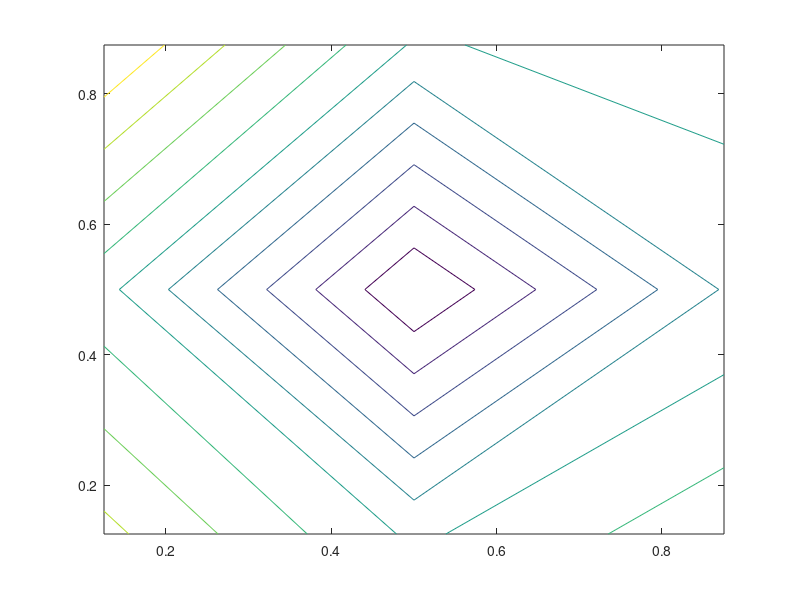

This figure's MATLAB source:
clear all
close all
clc

tic;

% This syetm that you need to solve will be singular. Matlab gives you a
% warning at each time step. To switch of this warning, remove the comment
% in the next line

warning off

% 00D#MMXIX#

% This file contains the skeleton of the program which will solve the lid
% driven cavity problem on a unit square. The parts that have to be
% supplemented are described in the assignment.
%
% The pieces that need to be filled in are indicated
%

%
% When running the code, determine a suitable time step. A too small time
% step will make the calculation very long, while for a too large time step
% the solution will blow up due to numerical instability.
%

Re = 1000;              % Reynolds number
N = 3;                 % Number of volumes in the x- and y-direction
Delta = 1/N;            % uniform spacing to be used in the mapping to compute tx


% Determine a suitable time step and stopping criterion, tol

%dt = ..;             % time step
tol = 1e-5;             % tol determines when steady state is reached and the program terminates

% wall velocities
U_wall_top = -1;
U_wall_bot = 0;
U_wall_left = 0;
U_wall_right = 0;
V_wall_top = 0;
V_wall_bot = 0;
V_wall_left = 0;
V_wall_right = 0;

%
%   Generation of a non-uniform mesh
%

%
%   tx are the coordinates of the nodal points on the outer-oriented grid
%
tx = zeros(1,N+1);
for i=1:N+1
    xi = (i-1)*Delta;
    tx(i) = 0.5*(1. - cos(pi*xi));
end

% Local mesh size on outer oriented grid
th = zeros(N,1);
th = tx(2:N+1) - tx(1:N);

%
%  x are the coordinates of the nodal points on the inner-oriented grid (including
%  endpoints 0 and 1)
%  h contains the edge lengths on the inner-oriented grid
%
x = 0.5*(tx(1:N) + tx(2:N+1));
x = [0 x 1];

h = zeros(N+1,1);
h = x(2:N+2) - x(1:N+1);


dt = min([min(h), 0.5*Re*min(h)^2]);

%
%   Initial condition u=v=0
%
%   Both u and v will be stored in one big vector called 'u'
%
%   The vector u only contains the true unknowns, not the velocities that
%   are prescribed by the boundary conditions
%
%   The vector u contains the *inner-oriented* circulations as unknowns

u = zeros(2*N*(N-1),1);

% Set up the Incindence matrix 'tE21' which connects the fluxes to the
% volumes. Use the orientation described in the assignment.


%%%%%%%%%%%%%%%%%%%%%%%%%%%%%%%%%%%%%%%%%%%%%%%
%
tE21 = sparse([]);
for i = 1:N^2
    tE21(i, i+floor((i-1)/N)) = -1;
    tE21(i, i+1+floor((i-1)/N)) = 1;
    tE21(i, (N+1)*N+i) = -1;
    tE21(i, (N+1)*N+i+N) = 1;
end 
%tE21 = sparse(tE21);
%
%%%%%%%%%%%%%%%%%%%%%%%%%%%%%%%%%%%%%%%%%%%%%%%

%
%  Inserting boundary conditions for normal velocity components
%  Multiplication by h components is done in order to obtain integral flux
%  values 



%%%%%%%%%%%%%%%%%%%%%%%%%%%%%%%%%%%%%%%%%%%%%%%
%
%    Here you need to modify the incidence matrix tE21 to include the
%    boundary conditions and store the boundary terms un u_norm (see
%    assignment
%Making indices where the boundary conditions need to be applied
for i = 1:N
    LEFT(i) = 1 + (i-1)*(N+1);
    RIGHT(i) = LEFT(i) + N;
    BOTTOM(i) = N*(N+1) + i;
    TOP(i) = BOTTOM(i) + N^2;
end

%create u_norm and remove parts of tE21
u_norm_E = sparse([]);
U_norm = sparse([]);
extra = 0;
for i = 1:N
    u_norm_E(:, i + extra) = tE21(:, LEFT(i));
    u_norm_E(:,i+1 + extra) = tE21(:, RIGHT(i));
    U_norm(i + extra,1) = U_wall_left*th(i);
    U_norm(i+1+extra,1) = U_wall_right*th(i);
    extra = extra + 1;
end
u_norm_E(:, [2*N+1:3*N]) = tE21(:, BOTTOM);
u_norm_E(:, [3*N+1:4*N]) = tE21(:, TOP);
U_norm([2*N+1:3*N],1) = V_wall_bot.*th(1:N);
U_norm([3*N+1:4*N],1) = V_wall_top.*th(1:N);

tE21(:,[LEFT, RIGHT, TOP, BOTTOM]) = [];
u_norm = u_norm_E*U_norm;
%
%%%%%%%%%%%%%%%%%%%%%%%%%%%%%%%%%%%%%%%%%%%%%%%

% Setting up simple Hodge matrix which converts the fluxes on the
% outer-oriented grid to circulation on the inner-oriented grid. Assume
% that the fluxes and circulation are constant over each 1-cell. This will
% give a diagonal Hodge matrix. Call this Hodge matrix 'H1t1'


%%%%%%%%%%%%%%%%%%%%%%%%%%%%%%%%%%%%%%%%%%%%%%%
%
%    Here you need to construct the incidence matrix H1t1
H1t1 = spdiags(ones(2*N*(N+1),1),0, 2*N*(N+1),2*N*(N+1));
% for i = 1:N*(N+1)
%     H1t1(i+floor((i-1)/(N)),i) = 1;
%     H1t1(i+1+floor((i-1)/(N)),i) = 1;
% end
% for i = N*(N+1)+1:2*N*(N+1)
%     H1t1(i-N*(N+1),i) = -1;
%     H1t1(i-(N-1)*(N+1),i) = 1;
% end  
%
%%%%%%%%%%%%%%%%%%%%%%%%%%%%%%%%%%%%%%%%%%%%%%%

% Hu_norm is the vector which will contain the Hodge of the prescribed
% normal fluxes. Calculate the vector 'Hu_norm'

%Vector ubc_norm containing fluxes of prescribed velocities is reused

%%%%%%%%%%%%%%%%%%%%%%%%%%%%%%%%%%%%%%%%%%%%%%%
%
%    Multiply H1t1 with u_norm to het Hu_norm
%

%%%%%%%%%%%%%%%%%%%%%%%%%%%%%%%%%%%%%%%%%%%%%%%
    

%  Remove corresponding row and columns from the Hodge matrix and also
%  remove the corresp0onding 'rows' from Hu_norm

%%%%%%%%%%%%%%%%%%%%%%%%%%%%%%%%%%%%%%%%%%%%%%%
%
%    Remove rows and colums in H1t1 and Hu_norm for prescribed values
%
  
for i = 1:N
    BOTTOM(i) = i;
    LEFT(i) = N*(N+1) + 1+(i-1)*(N+1);
    RIGHT(i) = LEFT(i) + N;
    TOP(i) = BOTTOM(i) + N^2;
end

H1t1(:,[LEFT, RIGHT, TOP, BOTTOM]) = [];
H1t1([LEFT, RIGHT, TOP, BOTTOM],:) = [];
%%%%%%%%%%%%%%%%%%%%%%%%%%%%%%%%%%%%%%%%%%%%%%%

% Set up the incidence E^{2,1} between 1-cochain circulation and 2-cochain vorticity on
% the inner-oriented (extended) grid
%
% This incidence matrix will be called 'E21' in the program
%

%%%%%%%%%%%%%%%%%%%%%%%%%%%%%%%%%%%%%%%%%%%%%%%
%
%    Set up the incidence matrix E21 on the dual grid
%
E21 = sparse([]);
for i = 1:(N+1)^2
    E21(i, i) = 1;
    E21(i, i+N+1) = -1;
    E21(i, (N+2)*(N+1)+i+floor((i-1)/(N+1))) = -1;
    E21(i, (N+2)*(N+1)+i+floor((i-1)/(N+1))+1) = 1;
end 
%%%%%%%%%%%%%%%%%%%%%%%%%%%%%%%%%%%%%%%%%%%%%%%


% Inserting prescribed tangential bundary conditions

%Vector ubc of size 2(N+2)(N+1) is constructed. It contains all the
%prescribed velocities (normal and tangential) as represented in the inner
%oriented grid.

% Remove columns from the incidence matrix E21 corresponding to both the
% prescribed tangental velocities and normal velocities


%%%%%%%%%%%%%%%%%%%%%%%%%%%%%%%%%%%%%%%%%%%%%%%
%
%    Remove prescribed values from the matrix (just as was done for tE21)
%    and store the known values in a vector u_pres
%
% for i = 1:2*N+1
%     if i < N+2
%         
%     else
%         n = i- (N+1);
%         
%     end
% end

%create u_pres and remove parts of E21

% extra = 0;
% index = [];
% for i = 1:2*N+1
%     if i < N+2
%         BOTTOM_dual(i) = i ;
%         LEFT_dual(i) = (N+2)*(N+1) + (i-1)*(N+1)+i;
%         RIGHT_dual(i) = LEFT_dual(i) + (N+1);
%         TOP_dual(i) = BOTTOM_dual(i) + (N+1)^2;
%         
%         u_pres_E(:,3*(N+1)+ i + extra) = E21(:, LEFT_dual(i));
%         u_pres_E(:,4*N+i + extra) = E21(:, RIGHT_dual(i));
%         U_pres((N+1)+3*N+1+i + extra,1) = V_wall_left;
%         U_pres((N+1)+3*N+2+i+extra,1) = V_wall_right;
%     else 
%         n = i- (N+1);
%         BOTTOM_dual(i) = (N+1)*(N+2) + n +1;
%         LEFT_dual(i) = (N+1)*n+1;
%         RIGHT_dual(i) = LEFT_dual(i) + N;
%         TOP_dual(i) = 2*(N+1)*(N+2)-(N+1)+n;
%         
%         u_pres_E(:, (N+1)*n+1 ) = E21(:, LEFT_dual(i));
%         u_pres_E(:,(N+1)*n+1+N) = E21(:, RIGHT_dual(i));
%         U_pres(3*N+i + extra,1) = V_wall_left;
%         U_pres(4*N+i+extra,1) = V_wall_right;
%         
%     end
%     extra = extra + 1;
% end
% u_pres_E(:, [1:2*N+1]) = E21(:, BOTTOM_dual);
% u_pres_E(:, [2*(N+1):3*(N+1)]) = E21(:, TOP_dual);
% U_pres([1:2*N+1],1) = U_wall_bot;
% U_pres([(N+1)+2*N+1:(N+1)+3*N+1],1) = U_wall_top;
% 
% E21(:,[LEFT_dual, RIGHT_dual, TOP_dual, BOTTOM_dual]) = [];
% u_pres = u_pres_E*U_pres;
extra = 0;
for i = 1:2*N+1
    if i < N+2
        BOTTOM_dual(i) = i;
        LEFT_dual(i) = (N+2)*(N+1) + (i-1)*(N+1)+i;
        RIGHT_dual(i) = LEFT_dual(i) + (N+1);
        TOP_dual(i) = BOTTOM_dual(i) + (N+1)^2; 
    else 
        n = i- (N+1);
        BOTTOM_dual(i) = (N+1)*(N+2) + n +1;
        LEFT_dual(i) = (N+1)*n+1;
        RIGHT_dual(i) = LEFT_dual(i) + N;
        TOP_dual(i) = 2*(N+1)*(N+2)-(N+1)+n;    
    end
    
end
u_pres_E = sparse([]);
U_pres = sparse([]);

finding = [BOTTOM_dual;TOP_dual;LEFT_dual;RIGHT_dual];
k = 1;
b = 1;
t = 1;
l = 1;
r = 1;
for i = 1:2*(N+1)*(N+2)
    if any(finding(:)==i)
        [row,col] = find(finding==i);
        if row == 1
            u_pres_E(:,k) = E21(:, BOTTOM_dual(col));
            if col < N+2
                U_pres(k,1) = U_wall_bot*h(b);
                b = b+1;
            else
                U_pres(k,1) = V_wall_bot*h(1);
            end
            
        elseif row == 2
            u_pres_E(:,k) = E21(:, TOP_dual(col));
            if col < N+2
                U_pres(k,1) = U_wall_top*h(t);
                t = t+1;
            else
                U_pres(k,1) = V_wall_top*h(1);
            end
            
        elseif row == 3
            u_pres_E(:,k) = E21(:, LEFT_dual(col)); 
            if col < N+2
                U_pres(k,1) = V_wall_left*h(l);
                l = l+1;
            else
                U_pres(k,1) = U_wall_left*h(1);
            end
            
        elseif row == 4
            u_pres_E(:,k) = E21(:, RIGHT_dual(col));
            if col < N+2
                U_pres(k,1) = V_wall_right*h(r);
                r = r+1;
            else
                U_pres(k,1) = U_wall_right*h(1);
            end
            
        end
        k = k+1;
    end
    
end

E21(:,[LEFT_dual, RIGHT_dual, TOP_dual, BOTTOM_dual]) = [];
u_pres = u_pres_E*U_pres;
% full(u_pres)
%%%%%%%%%%%%%%%%%%%%%%%%%%%%%%%%%%%%%%%%%%%%%%%
    

% Set up the Hodge matrix which maps inner-oriented 2-cochains to
% outer-oriented 0-cochains. Assume that the vorticity is constant in the
% inner-oriented 2-cells. This will give a diagonal Hodge matrix. Call this
% Hodhe matrix 'Ht02'

%%%%%%%%%%%%%%%%%%%%%%%%%%%%%%%%%%%%%%%%%%%%%%%
%
%    Set up the Hodge matrix which converts integrated values on the dual
%    grid to point values on the primal grid assuming that the physical
%    quantity is constant over the dual surfaces.
%
Ht02 = spdiags(ones((N+1)^2,1),0, (N+1)^2,(N+1)^2);
%%%%%%%%%%%%%%%%%%%%%%%%%%%%%%%%%%%%%%%%%%%%%%%

% Set up the Hodge matrix which maps inner-oriented 1-cochains to
% outer-oriented 1-cochains. Call this Hodge matrix 'Ht11'. Assume again
% that everything is constant over the 1-cells, which will then yield a
% diagonal Hdoge matrix.

%%%%%%%%%%%%%%%%%%%%%%%%%%%%%%%%%%%%%%%%%%%%%%%
%
%    Set up the Hodge matrix which converts integrated values along dual
%    edge to integral values over primal edges
%
Ht11 = spdiags(ones((2*N-2)*N,1),0, (2*N-2)*N,(2*N-2)*N);
%%%%%%%%%%%%%%%%%%%%%%%%%%%%%%%%%%%%%%%%%%%%%%%
    
%
% The prescribed velocties will play a role in the momentum equation
%
u_pres_tvort=Ht02*u_pres; %U_pres to outer oriented 0 form representing contribution of boundary conditions to point wise vorticity
u_pres = H1t1*E21'*Ht02*u_pres; %U_pres to inner oriented 1 forms


% Now all matrices are set up and the time stepping cam start. 'iter' will
% record the number of time steps. This allows you to give output after a
% preselected number of time steps.
%
% 'diff' will be the maximal du/dt or dv/dt. If 'diff' is sufficiently
% small, steady state has been reached. Determine a suitable value for
% 'tol'
%

%%%%%%%%%%%%%%%%%%%%%%%%%%%%%%%%%%%%%%%%%%%%%%%
%
%    From here the code enters the time-stepping loop and no new parts in
%    the code need to be inserted. If done correctly, everything should
%    work now.
%
%%%%%%%%%%%%%%%%%%%%%%%%%%%%%%%%%%%%%%%%%%%%%%%

diff = 1;
iter = 1;


% Set up the matrix for the Poisson equation    

A = -tE21*Ht11*tE21';

% Perform an LU-decomposition for the pressure matrix A

[L,U] = lu(full(A));
L = sparse(L);
U = sparse(U);

% Abbreviation for some matrix products which are constant in the time loop

VLaplace = H1t1*E21'*Ht02*E21;
DIV = tE21*Ht11;


while diff > tol
        
    %Vector chi is obtained. It corresponds with the point-wise vorticity
    %at each cell
    chi=Ht02*E21*u+u_pres_tvort;  
    
    %Vectors uxchi and uychi correspond with the multiplications of
    %chi with the horizontal and vertical velocity components at each cell.
    %Only the cells required for vector convective are calculated. The
    %ordering of each vector with respect to the ordering of cells in the
    %grid is different (left to right for uxchi and bottom to top for
    %uychi)
    
    uxchi=zeros((N+1)*(N-1),1);
    uychi=zeros((N+1)*(N-1),1);
    
    for i=1:N-1
        for j=1:N+1
            k=j+(i-1)*(N+1); %Number of vector component
            if j==1                
                uxchi(k)=U_wall_left*chi(j+i*(N+1));                
                uychi(k)=V_wall_bot*chi((i+1)+(j-1)*(N+1));
            elseif j==N+1
                uxchi(k)=U_wall_right*chi(j+i*(N+1));
                uychi(k)=V_wall_top*chi((i+1)+(j-1)*(N+1));
            else
                uxchi(k)=(u(j-1+(i-1)*(N-1))+u(j-1+i*(N-1)))/(2*h(j))*chi(j+i*(N+1));
                uychi(k)=(u(N*(N-1)+i+(j-2)*N)+u(N*(N-1)+i+1+(j-2)*N))/(2*h(j))*chi((i+1)+(j-1)*(N+1));
            end
        end
    end
    
    %Given vectors uxchi and uychi, vector convective can be constructed
    convective=zeros(2*N*(N-1),1);
    for i=1:N
        for j=1:N-1
            convective(j+(i-1)*(N-1))=-h(j+1)/2*(uychi(i+(j-1)*(N+1))+uychi(i+1+(j-1)*(N+1))); %Components along horizontal cell lines
            convective(N*(N-1)+i+(j-1)*N)=h(j+1)/2*(uxchi(i+(j-1)*(N+1))+uxchi(i+1+(j-1)*(N+1))); %Components along vertical cell lines
        end
    end
    
    % Set up the right hand side for the Poisson equation for the pressure
    
    rhs_Poisson  =   DIV*(u/dt  - convective - VLaplace*u/Re - u_pres/Re) + u_norm/dt; 
    
    % Solve for the new pressure
    
    temp = L\rhs_Poisson;
    p = U\temp;
    
    % Store the velocity from the previous time step in the vector u_old
    
    uold = u;
    
    % Udate the velocity field
    
    u = u - dt* (convective - tE21'*p + VLaplace*u/Re + u_pres/Re); 
    
    %
    %  Every other 1000 iterations check whether you approach steady state
    %  and check whether yopu satisfy conservation of mass. The largest
    %  rate at which mass is destroyed or created is denoted by 'maxdiv'.
    %  This number should be very small, in the order of machine precision.
    
    if mod(iter,1000) == 0
    
        maxdiv = max(DIV*u + u_norm); 
        
        diff = max(abs(u-uold))/dt
        
    end
    iter = iter + 1;
end

toc;

% pressurelevellist = [-0.002, 0.0, 0.02, 0.05, 0.07, 0.09, 0.11, 0.12, 0.17, 0.3];
for i = 1:N
    for j = 1:N
        Pressure(i, j) = p((i-1)*N + j); 
    end
end
contour(x(2:N+1), x(2:N+1), Pressure)

